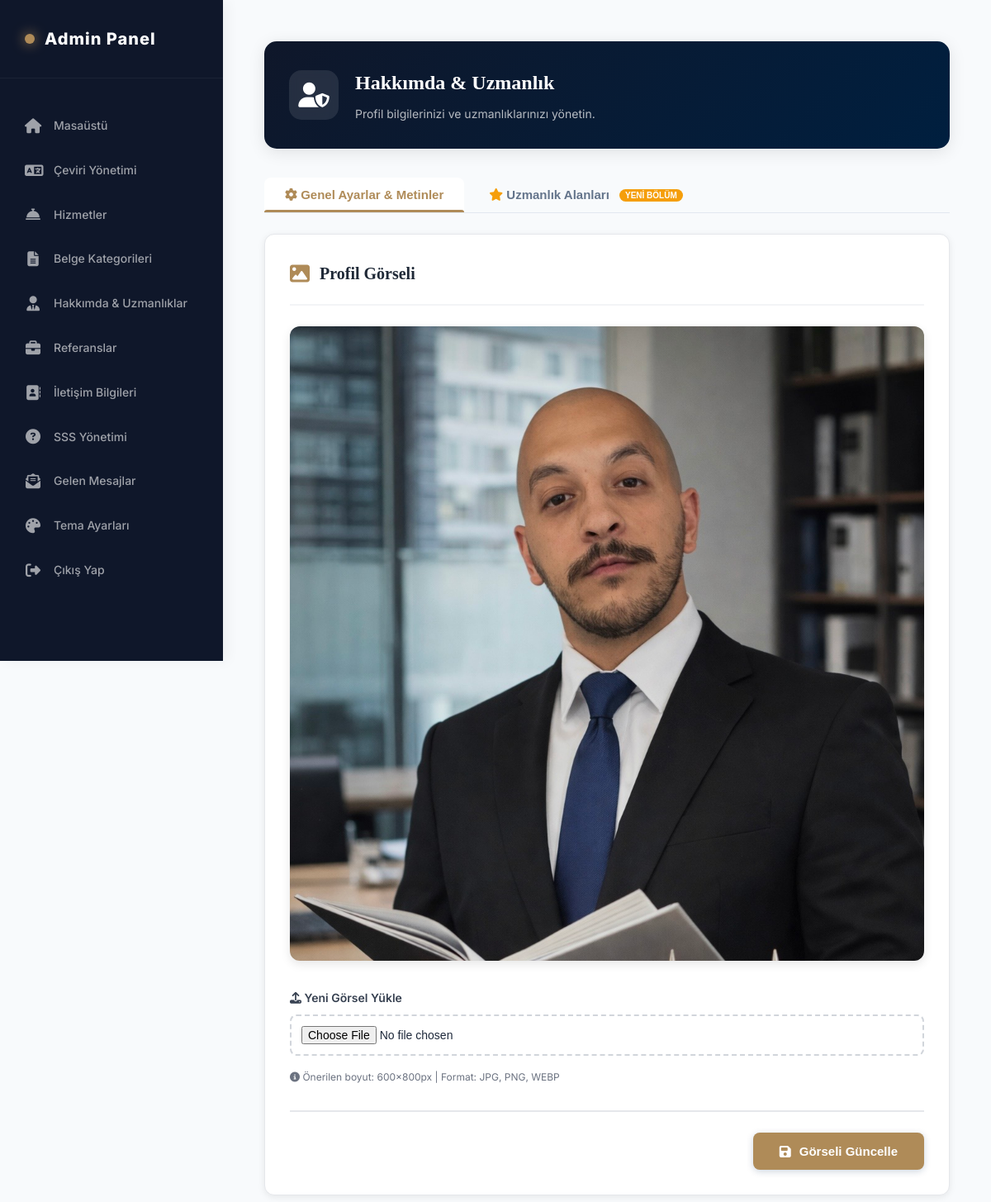
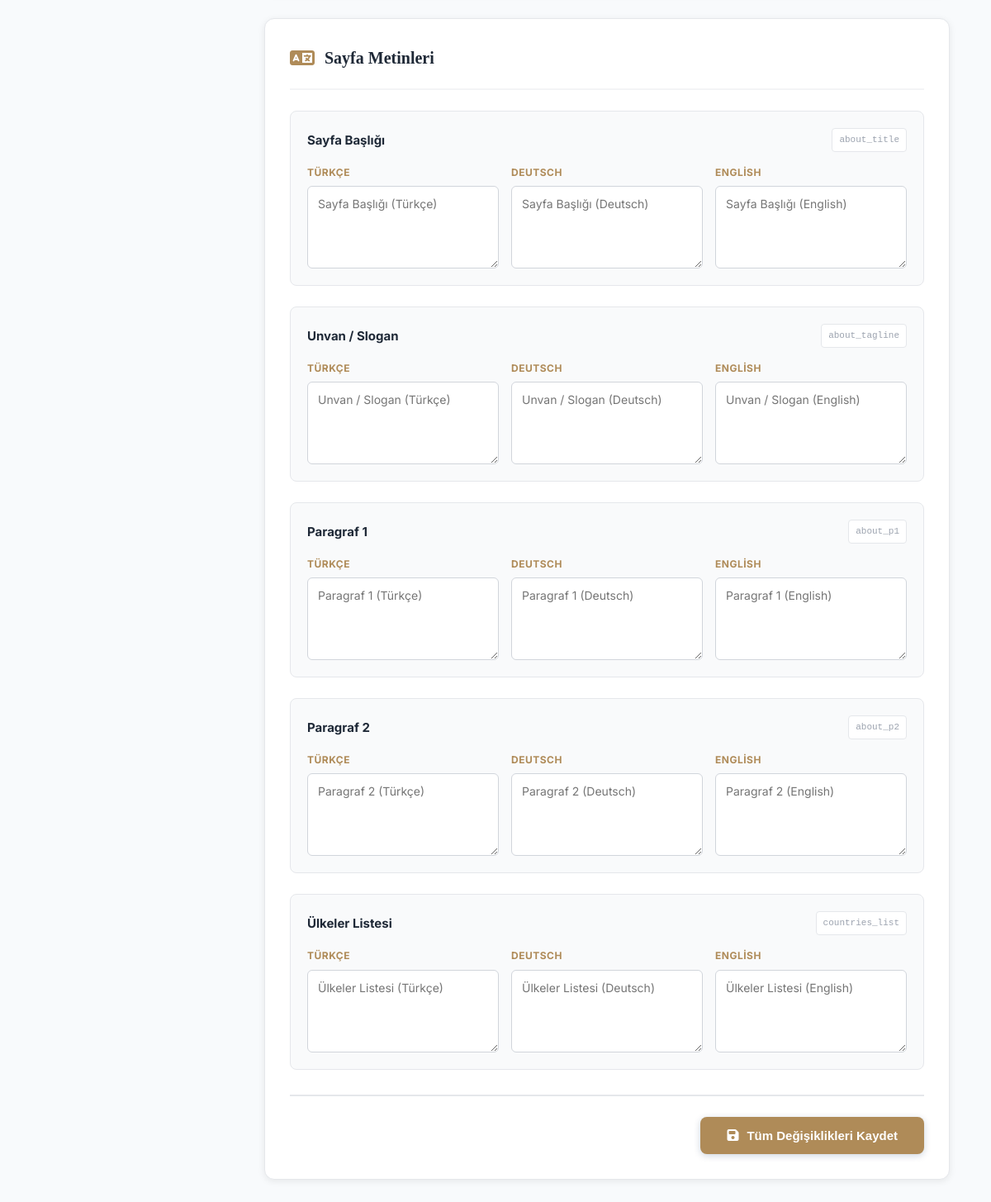
Screenshot of /admin/about-us.php (signed in) with the database file from the repository (2 pictures, top to bottom).
### tables this page shows
CREATE TABLE IF NOT EXISTS languages (
    id INT AUTO_INCREMENT PRIMARY KEY,
    code VARCHAR(10) NOT NULL UNIQUE,
    name VARCHAR(50) NOT NULL,
    is_default TINYINT(1) DEFAULT 0
);

### admin/about-us.php (the view, shortened to what this page needs)
<?php
include 'header.php';
$langs = getAvailableLanguages($pdo);
$aboutKeys = [
    'about_title' => 'Sayfa Başlığı',
    'about_tagline' => 'Unvan / Slogan',
    'about_p1' => 'Paragraf 1',
    'about_p2' => 'Paragraf 2',
    'countries_list' => 'Ülkeler Listesi',
];
$stmt = $pdo->prepare("SELECT setting_value FROM settings WHERE setting_key = 'about_image'");
$stmt->execute();
$current_img = $stmt->fetchColumn();
if (!$current_img) {
    $current_img = "assets/img/profile.jpg";
}
?>
<div class="dashboard-header about-header" style="background: linear-gradient(135deg, var(--admin-primary) 0%, #001f3f 100%); color: #fff; padding: 30px; border-radius: 15px; margin-bottom: 35px; box-shadow: 0 4px 20px rgba(0,0,0,0.1);">
    <div style="display: flex; align-items: center; gap: 20px;">
        <div class="about-icon-header" style="background: rgba(255,255,255,0.1); width: 60px; height: 60px; border-radius: 15px; display: flex; align-items: center; justify-content: center; backdrop-filter: blur(5px); flex-shrink: 0;">
            <i class="fas fa-user-shield" style="font-size: 30px; color: #fff;"></i>
        </div>
        <div>
            <h1 style="color: #fff; margin: 0; font-size: 24px;">Hakkımda & Uzmanlık</h1>
            <p style="color: rgba(255,255,255,0.7); margin-top: 5px; font-size: 14px;">Profil bilgilerinizi ve uzmanlıklarınızı yönetin.</p>
        </div>
    </div>
</div>
<div class="admin-tabs">
    <button class="tab-btn active" onclick="openTab(event, 'general-settings')">
        <i class="fas fa-cog"></i> Genel Ayarlar & Metinler
    </button>
    <button class="tab-btn" onclick="openTab(event, 'specialties-management')" style="border-right: 2px solid rgba(var(--admin-accent-rgb), 0.1);">
        <i class="fas fa-star" style="color: #f59e0b;"></i> Uzmanlık Alanları
        <span style="background: #f59e0b; color: #fff; font-size: 10px; padding: 2px 7px; border-radius: 10px; margin-left: 8px; vertical-align: middle;">YENİ BÖLÜM</span>
    </button>
</div>
<div id="general-settings" class="tab-content active">
    <div class="about-container">
    <div class="card-section">
        <div class="card-header">
            <i class="fas fa-image"></i>
            <h3>Profil Görseli</h3>
        </div>
        <form method="POST" enctype="multipart/form-data">
            <div class="image-preview">
                <img src="../<?php echo $current_img; ?>" alt="Profil Görseli">
            </div>
            <div class="form-group-modern">
                <label><i class="fas fa-upload"></i> Yeni Görsel Yükle</label>
                <div class="file-input-wrapper">
                    <input type="file" name="profile_image" accept="image/*" required>
                </div>
                <small class="hint-text">
                    <i class="fas fa-info-circle"></i> Önerilen boyut: 600x800px | Format: JPG, PNG, WEBP
                </small>
            </div>
            <div class="action-bar">
                <button type="submit" class="btn-save">
                    <i class="fas fa-save"></i> Görseli Güncelle
                </button>
            </div>
        </form>
    </div>
    <div class="card-section" style="grid-column: span 1;">
        <div class="card-header">
            <i class="fas fa-language"></i>
            <h3>Sayfa Metinleri</h3>
        </div>
        <form method="POST">
            <div class="translation-grid">
                <?php foreach ($aboutKeys as $key => $label): ?>
                    <div class="translation-item">
                        <div class="translation-item-header">
                            <span class="translation-label"><?php echo $label; ?></span>
                            <span class="translation-key"><?php echo $key; ?></span>
                        </div>
                        <div class="language-inputs">
                            <?php foreach ($langs as $lang):
                                $stmt = $pdo->prepare("SELECT `value` FROM translations WHERE lang_id = ? AND `key` = ?");
                                $stmt->execute([$lang['id'], $key]);
                                $val = $stmt->fetchColumn();
                            ?>
                                <div class="language-field">
                                    <label><?php echo $lang['name']; ?></label>
                                    <textarea name="trans[<?php echo $lang['id']; ?>][<?php echo $key; ?>]" placeholder="<?php echo $label; ?> (<?php echo $lang['name']; ?>)"><?php echo htmlspecialchars($val); ?></textarea>
                                </div>
                            <?php endforeach; ?>
                        </div>
                    </div>
                <?php endforeach; ?>
            </div>
            <div class="action-bar">
                <button type="submit" name="save_translations" class="btn-save">
                    <i class="fas fa-save"></i> Tüm Değişiklikleri Kaydet
                </button>
            </div>
        </form>
    </div>
</div>
</div>
<?php include 'footer.php'; ?>

### admin/header.php (shortened to what this page needs)
<?php
function getAvailableLanguages($pdo) {
    $stmt = $pdo->query("SELECT * FROM languages");
    return $stmt->fetchAll();
}
?>
<!DOCTYPE html>
<html lang="tr">
<head>
    <link rel="stylesheet" href="../assets/css/style.css">
    <link rel="stylesheet" href="admin_style.css">
    <link rel="stylesheet" href="https://cdnjs.cloudflare.com/ajax/libs/font-awesome/6.4.0/css/all.min.css">
</head>
<body class="admin-body">
<?php if (isset($_SESSION['admin_logged_in'])): ?>
    <div class="admin-sidebar">
        <div class="admin-logo">Admin Panel</div>
        <nav>
            <a href="index.php"><i class="fas fa-home"></i> Masaüstü</a>
            <a href="translations.php"><i class="fas fa-language"></i> Çeviri Yönetimi</a>
            <a href="services.php"><i class="fas fa-concierge-bell"></i> Hizmetler</a>
            <a href="document-categories.php"><i class="fas fa-file-alt"></i> Belge Kategorileri</a>
            <a href="about-us.php"><i class="fas fa-user-tie"></i> Hakkımda & Uzmanlıklar</a>
            <a href="references.php"><i class="fas fa-briefcase"></i> Referanslar</a>
            <a href="contact-info.php"><i class="fas fa-address-book"></i> İletişim Bilgileri</a>
            <a href="faqs.php"><i class="fas fa-question-circle"></i> SSS Yönetimi</a>
            <a href="messages.php"><i class="fas fa-envelope-open-text"></i> Gelen Mesajlar</a>
            <a href="theme-settings.php"><i class="fas fa-palette"></i> Tema Ayarları</a>
            <a href="logout.php"><i class="fas fa-sign-out-alt"></i> Çıkış Yap</a>
        </nav>
    </div>
    <div class="admin-content">
<?php endif; ?>

### admin/footer.php (shortened to what this page needs)
    </div>
</body>
</html>

### assets/css/style.css (style rules this page uses)
:root { --max-width: 1200px; --card-shadow: 0 4px 15px rgba(0, 0, 0, 0.08); }
* { margin: 0; padding: 0; box-sizing: border-box; }
body { font-family: 'Lora', serif; color: var(--text-color); line-height: 1.7; background-color: var(--secondary-color); }
h1, h2, h3, h4, .logo .name { font-family: 'Playfair Display', serif; font-weight: 700; }
a { text-decoration: none; color: inherit; transition: 0.3s; }

### admin/admin_style.css (style rules this page uses)
:root { --admin-primary: #0F172A; --admin-secondary: #1E293B; --admin-bg: #F8FAFC; --admin-sidebar-bg: #0F172A; --admin-card-bg: #FFFFFF; --admin-text-main: #1E293B; --admin-text-muted: #64748B; --admin-accent: #AF8B58; --admin-success: #10B981; --admin-warning: #F59E0B; --admin-danger: #EF4444; --admin-shadow: 0 4px 20px rgba(15, 23, 42, 0.05); --admin-border: #E2E8F0; --admin-radius: 12px; }
* { margin: 0; padding: 0; box-sizing: border-box; }
body.admin-body { font-family: 'Inter', sans-serif; background: var(--admin-bg); color: var(--admin-text-main); display: flex; min-height: 100vh; }
.admin-sidebar { width: 270px; background: var(--admin-sidebar-bg); color: #fff; position: fixed; height: 100vh; padding-top: 30px; box-shadow: 5px 0 15px rgba(0, 0, 0, 0.05); z-index: 1000; }
.admin-logo { padding: 0 30px 30px; font-size: 20px; font-weight: 800; letter-spacing: 1px; border-bottom: 1px solid rgba(255, 255, 255, 0.05); margin-bottom: 30px; display: flex; align-items: center; }
.admin-logo::before { content: ''; width: 12px; height: 12px; background: var(--admin-accent); border-radius: 50%; margin-right: 12px; box-shadow: 0 0 15px var(--admin-accent); }
.admin-sidebar nav a { display: flex; align-items: center; padding: 15px 30px; color: rgba(255, 255, 255, 0.6); text-decoration: none; transition: all 0.3s cubic-bezier(0.4, 0, 0.2, 1); font-size: 14px; font-weight: 500; }
.admin-sidebar nav a i { font-size: 18px; margin-right: 15px; width: 20px; text-align: center; }
.admin-content { margin-left: 270px; flex: 1; padding: 50px; }
.dashboard-header { margin-bottom: 40px; display: flex; justify-content: space-between; align-items: flex-end; }
.dashboard-header h1 { font-size: 32px; font-weight: 800; color: var(--admin-sidebar-bg); margin-bottom: 8px; }
.dashboard-header p { color: var(--admin-text-muted); font-size: 15px; }
body.admin-body { overflow-x: hidden; width: 100%; }
.admin-content { max-width: 100%; overflow-x: hidden; }

### rows the page displays
languages: name "TÜRKÇE", id+name "Sayfa Başlığı (Türkçe)", id+name "Unvan / Slogan (Türkçe)", id+name "Paragraf 1 (Türkçe)", id+name "Paragraf 2 (Türkçe)", id+name "Ülkeler Listesi (Türkçe)"
languages: name "DEUTSCH", id+name "Sayfa Başlığı (Deutsch)", id+name "Unvan / Slogan (Deutsch)", id+name "Paragraf 1 (Deutsch)", id+name "Paragraf 2 (Deutsch)", id+name "Ülkeler Listesi (Deutsch)"
languages: name "ENGLISH", id+name "Sayfa Başlığı (English)", id+name "Unvan / Slogan (English)", id+name "Paragraf 1 (English)", id+name "Paragraf 2 (English)", id+name "Ülkeler Listesi (English)"

### other values shown
$label "Sayfa Başlığı"
$key "about_title"
$label "Unvan / Slogan"
$key "about_tagline"
$label "Paragraf 1"
$key "about_p1"
$label "Paragraf 2"
$key "about_p2"
$label "Ülkeler Listesi"
$key "countries_list"
